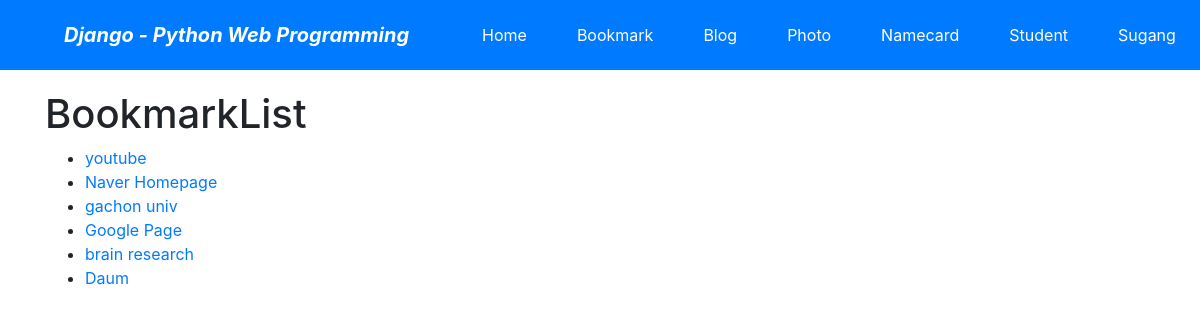
Screenshot of /bookmark/ with the database file from the repository.
### bookmark/models.py (models this page shows)
class Bookmark(models.Model):
    title = models.CharField('TITLE', max_length=100, blank=True)
    url = models.URLField('URL', unique=True)
    owner = models.ForeignKey(User, on_delete=models.CASCADE, blank=True, null=True)
    def __str__(self):
        return self.title

### bookmark/views.py (the view)
# urls.py: path('', views.BookmarkLV.as_view(), name='index'),
class BookmarkLV(ListView):
    model = Bookmark

### bookmark/templates/bookmark/bookmark_list.html (shortened to what this page needs)
{% extends "base.html" %}
{% block content %}
        <h1>BookmarkList</h1>
        <ul>
            {% for bookmark in object_list %}
            <li><a href="{% url 'bookmark:detail' bookmark.id %}">{{bookmark}}</a></li>
            {% endfor %}
        </ul>
{% endblock %}

### rows the page displays
Bookmark: title "youtube"
Bookmark: title "Naver Homepage"
Bookmark: title "gachon univ"
Bookmark: title "Google Page"
Bookmark: title "brain research"
Bookmark: title "Daum"
